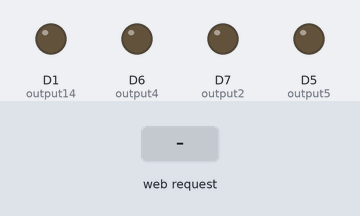
Bench run of a sketch on a simulated ESP8266 (NodeMCU). Parts: output pins drawn as LEDs (lit = HIGH). The test bench sets the inputs (shaded band). WiFi joins after 1.5 s; servers stay silent unless stated; what the sketch prints to the serial monitor is not drawn.

Above: at 2.7 s.
2.8 s: HTTP request GET /5/on received
At 4.0 s:
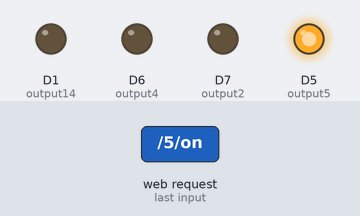
4.3 s: HTTP request GET /4/on received
At 5.3 s:
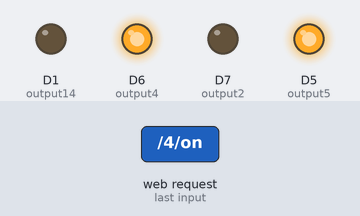
5.8 s: HTTP request GET /5/off received
At 6.4 s:
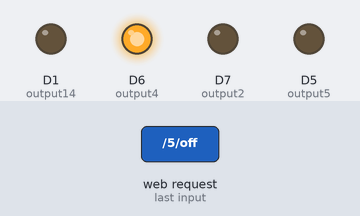
7.3 s: HTTP request GET /2/on received
At 8.5 s:
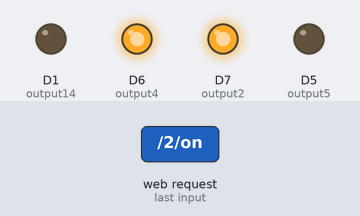
8.8 s: HTTP request GET /4/off received
At 9.9 s:
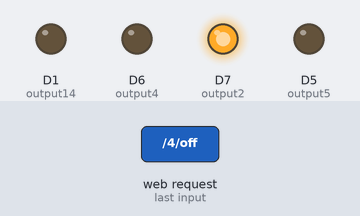
10.3 s: HTTP request GET /14/on received
At 11.0 s:
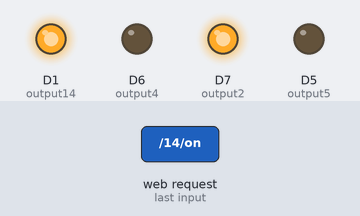
Timing chart, 0 to 12.8 s (numbered marks = the images above; inputs shaded):
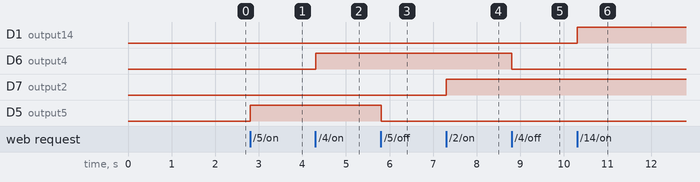

The sketch:

NodeMCU_LEDbulb.ino
```cpp
// Load Wi-Fi library
#include <ESP8266WiFi.h>

// Replace with your network credentials
const char* ssid     = "AndroidAP0698";
const char* password = "pjya8081";

// Set web server port number to 80
WiFiServer server(80);

// Variable to store the HTTP request
String header;

// Auxiliar variables to store the current output state
String output5State = "off";
String output4State = "off";
String output2State = "off";
String output14State = "off";
// Assign output variables to GPIO pins
const int output5 = D5;
const int output4 = D6;
const int output2 = D7;
const int output14 = D1;
// Current time
unsigned long currentTime = millis();
// Previous time
unsigned long previousTime = 0;
// Define timeout time in milliseconds (example: 2000ms = 2s)
const long timeoutTime = 2000;

void setup() {
  Serial.begin(115200);
  // Initialize the output variables as outputs
  pinMode(output5, OUTPUT);
  pinMode(output4, OUTPUT);
  pinMode(output2, OUTPUT);
  pinMode(output14, OUTPUT);
  // Set outputs to LOW
  digitalWrite(output5, LOW);
  digitalWrite(output4, LOW);
  digitalWrite (output2 , LOW);
  digitalWrite (output14,LOW);

  // Connect to Wi-Fi network with SSID and password
  Serial.print("Connecting to ");
  Serial.println(ssid);
  WiFi.begin(ssid, password);
  while (WiFi.status() != WL_CONNECTED) {
    delay(500);
    Serial.print(".");
  }
  // Print local IP address and start web server
  Serial.println("");
  Serial.println("WiFi connected.");
  Serial.println("IP address: ");
  Serial.println(WiFi.localIP());
  server.begin();
}

void loop(){
  WiFiClient client = server.available();   // Listen for incoming clients

  if (client) {                             // If a new client connects,
    Serial.println("New Client.");          // print a message out in the serial port
    String currentLine = "";                // make a String to hold incoming data from the client
    currentTime = millis();
    previousTime = currentTime;
    while (client.connected() && currentTime - previousTime <= timeoutTime) { // loop while the client's connected
      currentTime = millis();
      if (client.available()) {             // if there's bytes to read from the client,
        char c = client.read();             // read a byte, then
        Serial.write(c);                    // print it out the serial monitor
        header += c;
        if (c == '\n') {                    // if the byte is a newline character
          // if the current line is blank, you got two newline characters in a row.
          // that's the end of the client HTTP request, so send a response:
          if (currentLine.length() == 0) {
            // HTTP headers always start with a response code (e.g. HTTP/1.1 200 OK)
            // and a content-type so the client knows what's coming, then a blank line:
            client.println("HTTP/1.1 200 OK");
            client.println("Content-type:text/html");
            client.println("Connection: close");
            client.println();

            // turns the GPIOs on and off
            if (header.indexOf("GET /5/on") >= 0)
            {
              Serial.println("GPIO 5 on");
              output5State = "on";
              digitalWrite(output5, HIGH);
            }
            else if (header.indexOf("GET /5/off") >= 0)
             {
              Serial.println("GPIO 5 off");
              output5State = "off";
              digitalWrite(output5, LOW);
            }
            else if (header.indexOf("GET /4/on") >= 0)
            {
              Serial.println("GPIO 4 on");
              output4State = "on";
              digitalWrite(output4, HIGH);
            }
            else if (header.indexOf("GET /4/off") >= 0)
            {
              Serial.println("GPIO 4 off");
              output4State = "off";
              digitalWrite(output4, LOW);
            }
             else if (header.indexOf("GET /2/on") >= 0)
            {
              Serial.println("GPIO 2 on");
              output2State = "on";
              digitalWrite(output2, HIGH);
            }
            else if (header.indexOf("GET /2/off") >= 0)
            {
              Serial.println("GPIO 2 off");
              output2State = "off";
              digitalWrite(output2, LOW);
            }
             else if (header.indexOf("GET /14/on") >= 0)
            {
              Serial.println("GPIO 14 on");
              output14State = "on";
              digitalWrite(output14, HIGH);
            }
            else if (header.indexOf("GET /14/off") >= 0)
            {
              Serial.println("GPIO 14 off");
              output14State = "off";
              digitalWrite(output14, LOW);
            }

            // Display the HTML web page
            client.println("<!DOCTYPE html><html>");
            client.println("<head><meta name=\"viewport\" content=\"width=device-width, initial-scale=1\">");
            client.println("<link rel=\"icon\" href=\"data:,\">");
            // CSS to style the on/off buttons
            // Feel free to change the background-color and font-size attributes to fit your preferences
            client.println("<style>body{background-color: #000000;} html { font-family: Helvetica; display: inline-block; margin: 0px auto; text-align: center;}");
            client.println(".button{ box-shadow: 1px px 1px #757272 ; border-radius: 25px; background-color: #FFFCFC; border: none; color: black; padding: 16px 40px;}");
            client.println("text-decoration: none; font-size: 30px; margin: 2px; cursor: pointer;}");
            client.println(".button2 { box-shadow: 1px 1px 1px #757272  ; background-color:#757272  ;}</style></head>");

            // Web Page Heading
            client.println("<body><h1><p style= color:white font-size: '60px' > Rancho_Labs  </p></h1>");

            // Display current state, and ON/OFF buttons for GPIO 5
            client.println("<p style= color:white > Tubelight ~ " + output5State + "</p>");
            // If the output5State is off, it displays the ON button
            if (output5State=="off") {
              client.println("<p style= color:white ><a href=\"/5/on\"><button class=\"button\">ON</button></a></p>");
            } else {
              client.println("<p style= color:white ><a href=\"/5/off\"><button class=\"button button2\">OFF</button></a></p>");
            }

            // Display current state, and ON/OFF buttons for GPIO 4
            client.println("<p style= color:white> Fan 1 ~ " + output4State + "</p>");
            // If the output4State is off, it displays the ON button
            if (output4State=="off") {
              client.println("<p style= color:white><a href=\"/4/on\"><button class=\"button\">ON</button></a></p>");
            } else {
              client.println("<p style= color:white><a href=\"/4/off\"><button class=\"button button2\">OFF</button></a></p>");
            }
             // Display current state, and ON/OFF buttons for GPIO 2
            client.println("<p style= color:white > Fan 2 ~ " + output2State + "</p>");
            // If the output2State is off, it displays the ON button
            if (output2State=="off") {
              client.println("<p style= color:white ><a href=\"/2/on\"><button class=\"button\">ON</button></a></p>");
            } else {
              client.println("<p style= color:white><a href=\"/2/off\"><button class=\"button button2\">OFF</button></a></p>");
            }
             // Display current state, and ON/OFF buttons for GPIO 14
            client.println("<p style= color:white > Extra ~ " + output14State + "</p>");
            // If the output5State is off, it displays the ON button
            if (output14State=="off") {
              client.println("<p style= color:white ><a href=\"/14/on\"><button class=\"button\">ON</button></a></p>");
            } else {
              client.println("<p style= color:white ><a href=\"/14/off\"><button class=\"button button14\">OFF</button></a></p>");
            }


            client.println("</body></html>");

            // The HTTP response ends with another blank line
            client.println();
            // Break out of the while loop
            break;
          } else { // if you got a newline, then clear currentLine
            currentLine = "";
          }
        } else if (c != '\r') {  // if you got anything else but a carriage return character,
          currentLine += c;      // add it to the end of the currentLine
        }
      }
    }
    // Clear the header variable
    header = "";
    // Close the connection
    client.stop();
    Serial.println("Client disconnected.");
    Serial.println("");
  }
}
```

Measured:
- after the input at 2.8 s, D5 (output5): LOW → HIGH at once
- after the input at 4.3 s, D6 (output4): LOW → HIGH at once
- after the input at 5.8 s, D5 (output5): HIGH → LOW at once
- after the input at 7.3 s, D7 (output2): LOW → HIGH at once
- after the input at 8.8 s, D6 (output4): HIGH → LOW at once
- after the input at 10.3 s, D1 (output14): LOW → HIGH at once
